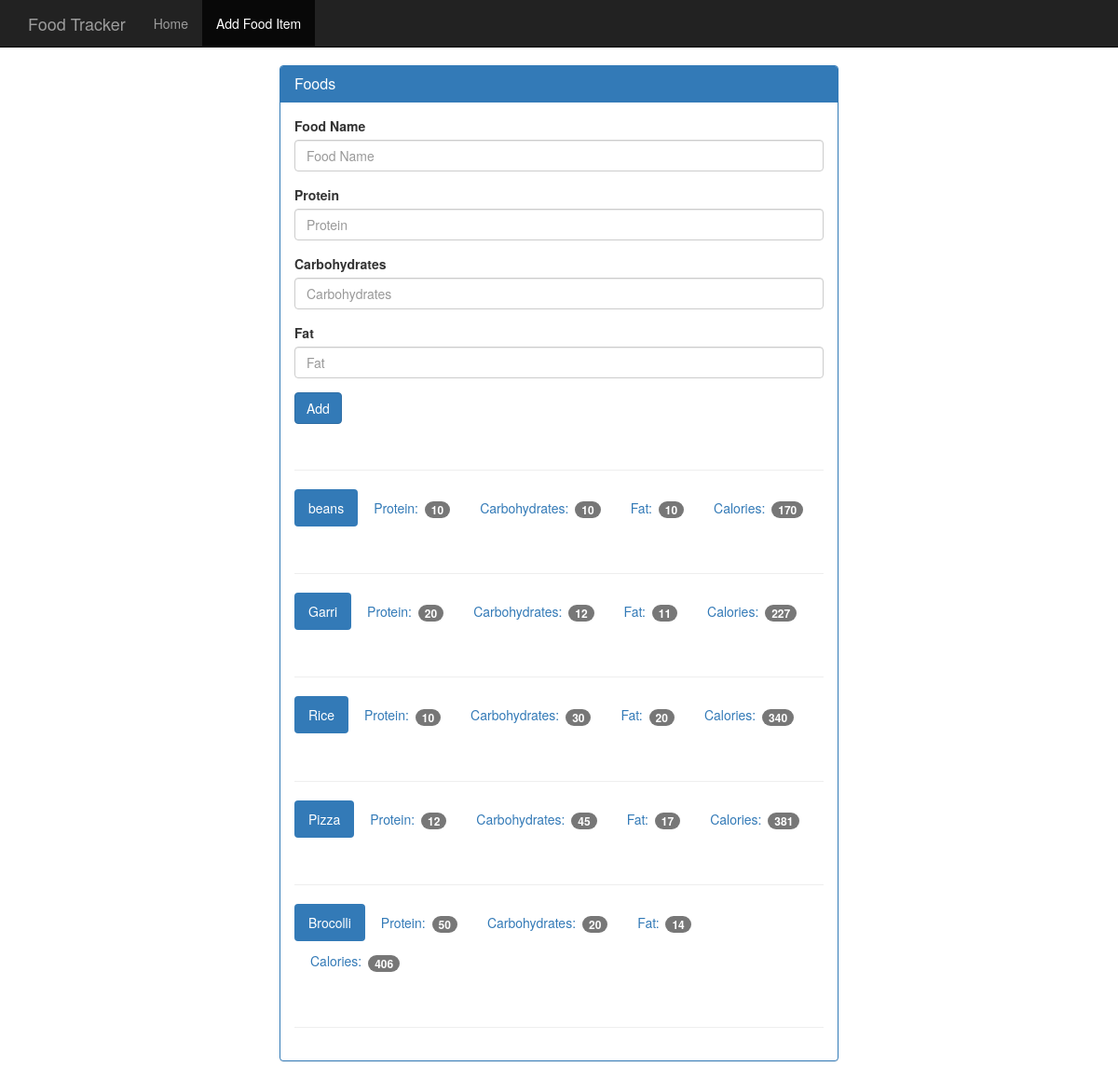
The app's page /food with its own data.
### tables this page shows
CREATE TABLE food (
    id integer primary key autoincrement,
    name text not null,
    protein integer not null,
    carbohydrates integer not null,
    fat integer not null,
    calories integer not null
);

### app.py (the view, shortened to what this page needs)
@app.route('/food', methods=['GET', 'POST'])
def food():
    db = get_db()
    query = db.execute('select * from food')
    results = query.fetchall()
    return render_template('add_food.html', results=results)

### database.py (called while the page is built)
def connect_db():
    sql = sqlite3.connect('food_log.db')
    sql.row_factory = sqlite3.Row
    return sql

def get_db():
    if not hasattr(g, 'sqlite3_db'):
        g.sqlite_db = connect_db()
    return g.sqlite_db

### templates/add_food.html
{% extends 'base.html' %}
  {% block body %}
    <nav class="navbar navbar-inverse navbar-fixed-top">
      <div class="container">
        <div class="navbar-header">
          <a class="navbar-brand" href="{{ url_for('index') }}">Food Tracker</a>
        </div>
        <div id="navbar" class="navbar-collapse collapse">
          <ul class="nav navbar-nav">
            <li><a href="{{ url_for('index') }}">Home</a></li>
            <li class="active"><a href="{{ url_for('food') }}">Add Food Item</a></li>
          </ul>
        </div>
      </div>
    </nav>
    <div class="container theme-showcase col-sm-6 col-sm-offset-3" role="main">
      <div class="row">
        <div>
          <div class="panel panel-primary">
            <div class="panel-heading">
              <h3 class="panel-title">Foods</h3>
            </div>
            <div class="panel-body">
              <form method="POST" action="{{ url_for('food') }}">
                <div class="form-group">
                  <label for="food-name">Food Name</label>
                  <input type="text" class="form-control" id="food-name" placeholder="Food Name" name="food-name">
                </div>
                <div class="form-group">
                  <label for="protein">Protein</label>
                  <input type="number" class="form-control" id="protein" placeholder="Protein" name="protein">
                </div>
                <div class="form-group">
                  <label for="carbohydrates">Carbohydrates</label>
                  <input type="number" class="form-control" id="carbohydrates" placeholder="Carbohydrates" name="carbohydrates">
                </div>
                <div class="form-group">
                  <label for="fat">Fat</label>
                  <input type="number" class="form-control" id="fat" placeholder="Fat" name="fat">
                </div>
                <button type="submit" class="btn btn-primary">Add</button>
              </form>
              <div class="page-header"></div>
              {% for food in results %}
              <ul class="nav nav-pills" role="tablist">
                <li class="active"><a>{{ food.name }}</a></li>
                <li><a>Protein: <span class="badge">{{ food.protein }}</span></a></li>
                <li><a>Carbohydrates: <span class="badge">{{ food.carbohydrates }}</span></a></li>
                <li><a>Fat: <span class="badge">{{ food.fat }}</span></a></li>
                <li><a>Calories: <span class="badge">{{ food.calories }}</span></a></li>
              </ul>
              <div class="page-header"></div>
              {% endfor %}
            </div>
          </div>
        </div>
      </div>
    </div>
  {% endblock %}

### static/theme.css (style rules this page uses)
body { padding-top: 70px; padding-bottom: 30px; }

### records on screen
food: name "beans", protein "10", carbohydrates "10", fat "10", calories "170"
food: name "Garri", protein "20", carbohydrates "12", fat "11", calories "227"
food: name "Rice", protein "10", carbohydrates "30", fat "20", calories "340"
food: name "Pizza", protein "12", carbohydrates "45", fat "17", calories "381"
food: name "Brocolli", protein "50", carbohydrates "20", fat "14", calories "406"
